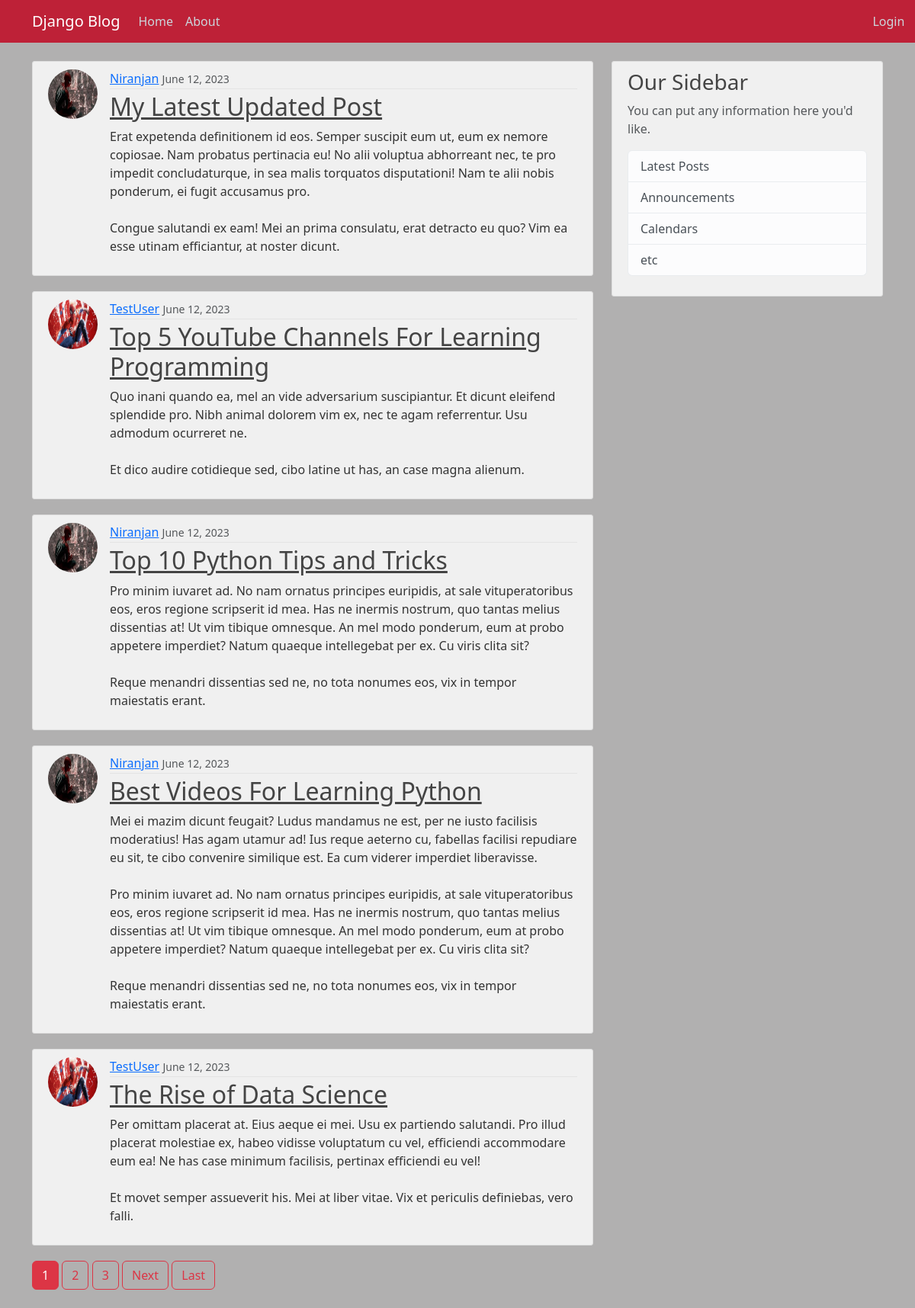
The page / on the database its author committed.
### blog/models.py (models this page shows, shortened)
class Post(models.Model):
    title=models.CharField(max_length=100)
    content=models.TextField()
    date_posted=models.DateTimeField(default=timezone.now)
    author=models.ForeignKey(User,on_delete=models.CASCADE)

### users/models.py (models this page shows, shortened)
class Profile(models.Model):
    user=models.OneToOneField(User,on_delete=models.CASCADE)
    image=models.ImageField(default='default.jpg', upload_to='profile_pics')

### blog/views.py (the view)
# urls.py: path('' , PostListView.as_view(), name='blog-home'),
class PostListView(ListView):
    model = Post
    template_name = 'blog/home.html'
    context_object_name = 'posts'
    ordering = ['-date_posted']
    paginate_by = 5

### blog/templates/blog/home.html (shortened to what this page needs)
   {% extends "blog/base.html" %}
   {% block content %}
    {% for post in posts%}
    <article class="media content-section d-flex ">
      <img src="{{post.author.profile.image.url}}" alt="" class="rounded-circle article-img">
        <div class="media-body">
          <div class="article-metadata">
            <a class="mr-2" href="{% url 'user-posts' post.author.username %}">{{ post.author }}</a>
            <small class="text-muted">{{ post.date_posted|date:"F d, Y" }}</small>
          </div>
          <h2><a class="article-title" href="{% url 'post-detail' post.id %}">{{ post.title }}</a></h2>
          <p class="article-content">{{ post.content }}</p>
        </div>
      </article>
        {% endfor %}
        {% if is_paginated %}
        {% for num in page_obj.paginator.page_range %}
           {% if page_obj.number == num %}
             <a href="?page={{num}}" class="btn btn-danger mb-4">{{num}}</a>
             {% elif num > page_obj.number|add:'-3' and num < page_obj.number|add:'3' %}
             <a href="?page={{num}}" class="btn btn-outline-danger mb-4">{{num}}</a>
            {% endif %}
        {% endfor%}
        {% if page_obj.has_next %}
        <a href="?page={{page_obj.next_page_number}}" class="btn btn-outline-danger mb-4">Next</a>
        <a href="?page={{page_obj.paginator.num_pages}}" class="btn btn-outline-danger mb-4">Last</a>
        {% endif %}
        {% endif %}
   {% endblock content %}

### blog/templates/blog/base.html (shortened to what this page needs)
{% load static %}
<!DOCTYPE html>
<html lang="en">
<head>
    <link href="https://cdn.jsdelivr.net/npm/bootstrap@5.3.0/dist/css/bootstrap.min.css" rel="stylesheet">
     <link rel="stylesheet" href="{% static 'blog/main.css' %}">
</head>
<body>
    <header class="site-header">
        <nav class="navbar navbar-expand-md navbar-dark bg-steel fixed-top">
          <div class="container">
            <a class="navbar-brand mr-4" href="{% url 'blog-home' %}">Django Blog</a>
            <div class="collapse navbar-collapse" id="navbarToggle">
              <div class="navbar-nav mr-auto">
                <a class="nav-item nav-link" href="{% url 'blog-home' %}">Home</a>
                <a class="nav-item nav-link" href="{% url 'blog-about' %}">About</a>
              </div>
              <div class="navbar-nav " style="margin-left: 52.5rem;">
                {% if user.is_authenticated %}
                <a class="nav-item nav-link" href="{% url 'post-create' %}">New Post</a>
                <a class="nav-item nav-link" href="{% url 'profile' %}">Profile</a>
                  <a class="nav-item nav-link" href="{% url 'logout' %}">Logout</a>
                {% else %}
                  <a class="nav-item nav-link" href="{% url 'login' %}">Login</a>
                  <a class="nav-item nav-link" href="{% url 'register' %}">Register</a>
                {% endif %}
              </div>
            </div>
          </div>
        </nav>
      </header>
      <main role="main" class="container">
        <div class="row">
          <div class="col-md-8">
            {% block content %}{% endblock %}
          </div>
          <div class="col-md-4">
            <div class="content-section">
              <h3>Our Sidebar</h3>
              <p class='text-muted'>You can put any information here you'd like.
                <ul class="list-group">
                  <li class="list-group-item list-group-item-light">Latest Posts</li>
                  <li class="list-group-item list-group-item-light">Announcements</li>
                  <li class="list-group-item list-group-item-light">Calendars</li>
                  <li class="list-group-item list-group-item-light">etc</li>
                </ul>
              </p>
            </div>
          </div>
        </div>
      </main>
</body>
</html>

### blog/static/blog/main.css (style rules this page uses)
body { background: rgb(177, 176, 176); color: #333333; margin-top: 5rem; }
h1, h2, h3, h4, h5, h6 { color: #444444; }
ul { margin: 0; }
.bg-steel { background-color: RGB(190, 33, 55); }
.site-header .navbar-nav .nav-link { color: #cbd5db; }
.content-section { background: RGB(240, 240, 240); padding: 10px 20px; border: 1px solid #dddddd; border-radius: 3px; margin-bottom: 20px; }
.article-title { color: #444444; }
.article-content { white-space: pre-line; }
.article-img { height: 65px; width: 65px; margin-right: 16px; }
.article-metadata { padding-bottom: 1px; margin-bottom: 4px; border-bottom: 1px solid #e3e3e3 }

### rows shown on the page
Post: author.profile.image (picture), author "Niranjan", date_posted "June 12, 2023", title "My Latest Updated Post", content "Erat expetenda definitionem id eos. Semper suscipit eum ut, eum ex nemore copiosae. Nam probatus pertinacia eu! No alii voluptua abhorreant nec, te pro impedit concludaturque, in sea malis torquatos disputationi! Nam te alii nobis ponderum, ei fugit accusamus pro. Congue salutandi ex eam! Mei an prima consulatu, erat detracto eu quo? Vim ea esse utinam efficiantur, at noster dicunt."
Post: author.profile.image (placeholder picture), author "TestUser", date_posted "June 12, 2023", title "Top 5 YouTube Channels For Learning Programming", content "Quo inani quando ea, mel an vide adversarium suscipiantur. Et dicunt eleifend splendide pro. Nibh animal dolorem vim ex, nec te agam referrentur. Usu admodum ocurreret ne. Et dico audire cotidieque sed, cibo latine ut has, an case magna alienum."
Post: author.profile.image (picture), author "Niranjan", date_posted "June 12, 2023", title "Top 10 Python Tips and Tricks", content "Pro minim iuvaret ad. No nam ornatus principes euripidis, at sale vituperatoribus eos, eros regione scripserit id mea. Has ne inermis nostrum, quo tantas melius dissentias at! Ut vim tibique omnesque. An mel modo ponderum, eum at probo appetere imperdiet? Natum quaeque intellegebat per ex. Cu viris clita sit? Reque menandri dissentias sed ne, no tota nonumes eos, vix in tempor maiestatis erant."
Post: author.profile.image (picture), author "Niranjan", date_posted "June 12, 2023", title "Best Videos For Learning Python", content "Mei ei mazim dicunt feugait? Ludus mandamus ne est, per ne iusto facilisis moderatius! Has agam utamur ad! Ius reque aeterno cu, fabellas facilisi repudiare eu sit, te cibo convenire similique est. Ea cum viderer imperdiet liberavisse. Pro minim iuvaret ad. No nam ornatus principes euripidis, at sale vituperatoribus eos, eros regione scripserit id mea. Has ne inermis nostrum, quo tantas melius dissentias at! Ut vim tibique omnesque. An mel modo ponderum, eum at probo appetere imperdiet? Natum quaeque intellegebat per ex. Cu viris clita sit? Reque menandri dissentias sed ne, no tota nonumes eos, vix in tempor maiestatis erant."
Post: author.profile.image (placeholder picture), author "TestUser", date_posted "June 12, 2023", title "The Rise of Data Science", content "Per omittam placerat at. Eius aeque ei mei. Usu ex partiendo salutandi. Pro illud placerat molestiae ex, habeo vidisse voluptatum cu vel, efficiendi accommodare eum ea! Ne has case minimum facilisis, pertinax efficiendi eu vel! Et movet semper assueverit his. Mei at liber vitae. Vix et periculis definiebas, vero falli."

### other values the page prints
{{ num }} "1"
{{ num }} "2" "3"
